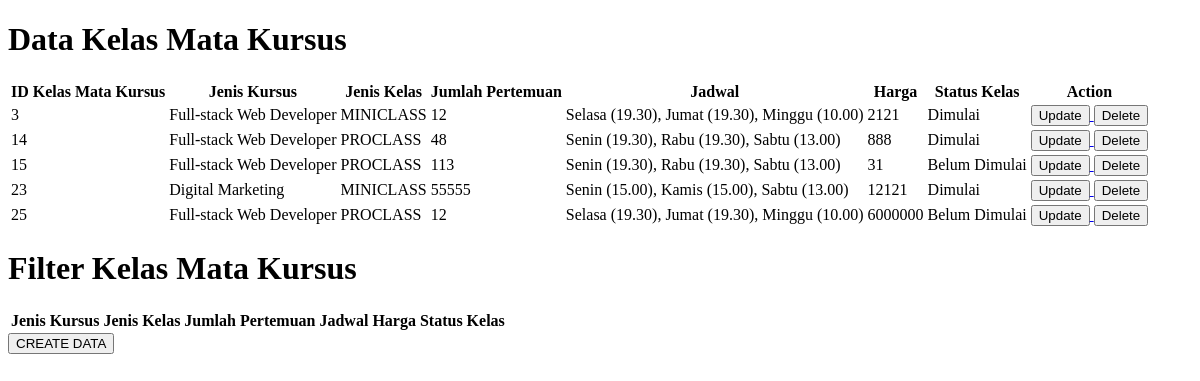
The page /kelasmatakursus on the database as committed earlier.
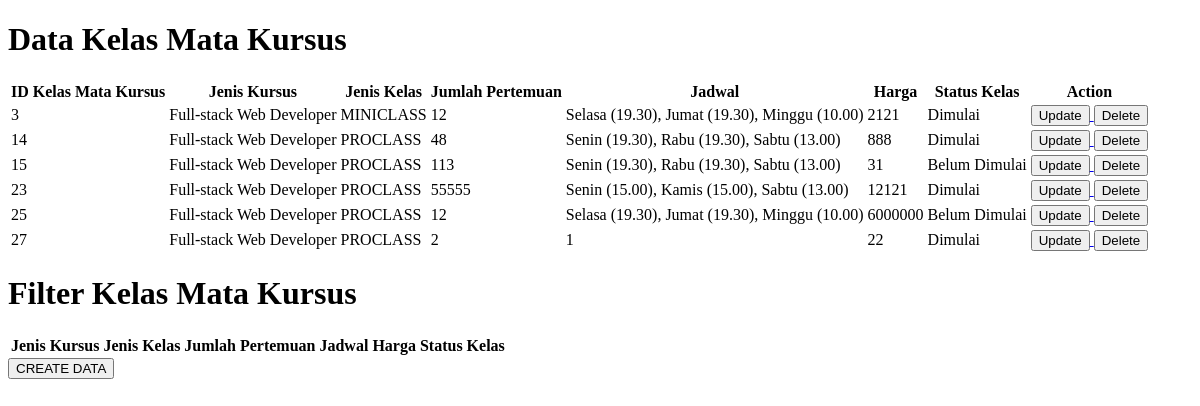
The same page on the database as committed later.
### app/models.py (models this page shows, shortened)
class Kelas_Mata_Kursus(models.Model):
    Id_Kelas_Mata_Kursus = models.AutoField(primary_key=True)
    Jenis_Kursus = models.CharField(max_length=70)
    Jenis_Kelas = models.CharField(max_length=50)
    Jumlah_Pertemuan = models.PositiveIntegerField()
    Jadwal = models.CharField(max_length=100)
    Harga = models.PositiveIntegerField()
    Status_Kelas = models.CharField(max_length=30)

### app/views.py (the view)
# urls.py: path('kelasmatakursus', views.kelasmatakursus,name='kelasmatakursus'),
def kelasmatakursus(request):
    allkelasmatakursusobj = models.Kelas_Mata_Kursus.objects.all()
    return render(request, 'kelasmatakursus.html', {
        "allkelasmatakursus" : allkelasmatakursusobj,
    })

### app/templates/kelasmatakursus.html (shortened to what this page needs)
<!DOCTYPE html>
<html lang="en">
<head>
</head>
<body>
    <h1>Data Kelas Mata Kursus</h1>
    <table>
        <tr>
            <th>ID Kelas Mata Kursus </th>
            <th>Jenis Kursus</th>
            <th>Jenis Kelas</th>
            <th>Jumlah Pertemuan</th>
            <th>Jadwal</th>
            <th>Harga</th>
            <th>Status Kelas</th>
            <th>Action</th>
        </tr>
        {% for item in allkelasmatakursus %}
        <tr>
            <td>{{ item.Id_Kelas_Mata_Kursus}}</td>
            <td>{{ item.Jenis_Kursus}}</td>
            <td>{{ item.Jenis_Kelas }}</td>
            <td>{{ item.Jumlah_Pertemuan }}</td>
            <td>{{ item.Jadwal }}</td>
            <td>{{ item.Harga }}</td>
            <td>{{ item.Status_Kelas }}</td>
            <td>
                <a href="{%url 'updatekelasmatakursus' item.Id_Kelas_Mata_Kursus %}">
                    <button>Update</button>
                </a>
                <a href="{%url 'deletekelasmatakursus' item.Id_Kelas_Mata_Kursus %}">
                    <button>Delete</button>
                </a>
            </td>
        </tr>
        {% endfor %}
    </table>
    <h1>Filter Kelas Mata Kursus</h1>
    <table>
        <tr>
            <th>Jenis Kursus</th>
            <th>Jenis Kelas</th>
            <th>Jumlah Pertemuan</th>
            <th>Jadwal</th>
            <th>Harga</th>
            <th>Status Kelas</th>
        </tr>
    </table>
    <a href="{% url 'createkelasmatakursus' %}">
        <button>
            CREATE DATA
        </button>
    </a>
</body>
</html>

Rows that differ between the two databases and show on the page:
changed Kelas_Mata_Kursus "Senin (15.00), Kamis (15.00), Sabtu (13.00)": Jenis_Kursus "Digital Marketing" → "Full-stack Web Developer"; Jenis_Kelas "MINICLASS" → "PROCLASS"
added Kelas_Mata_Kursus: Id_Kelas_Mata_Kursus "27", Jenis_Kursus "Full-stack Web Developer", Jenis_Kelas "PROCLASS", Jumlah_Pertemuan "2", Jadwal "1", Harga "22", Status_Kelas "Dimulai"
